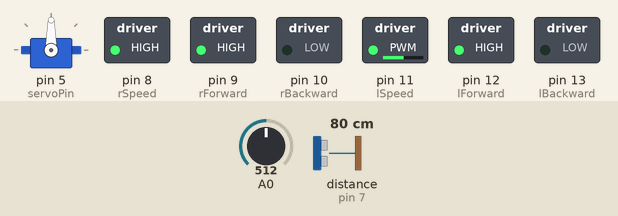
This sketch was run on a simulated Arduino Uno, built with avr-gcc and run on an emulated ATmega328P. Shown: servo, switched loads named in the sketch (green lamp = pin HIGH). Wiring (inferred from the names in the program): ultrasonic range finder: trigger pin 6; echo pin 7. Dashed ring = blinking. Inputs (shaded band) come from the test bench; at power-on: distance to the obstacle (sensor on pin 7) 80 cm, A0 = 512. The echo pulse lasts 58.3 µs per cm; pins used as bus, display or sensor lines are not drawn.

Above: at 1.8 s.
1.9 s: distance to the obstacle (sensor on pin 7) set to 34 cm
5.4 s: distance to the obstacle (sensor on pin 7) set to 28 cm
At 9.4 s:
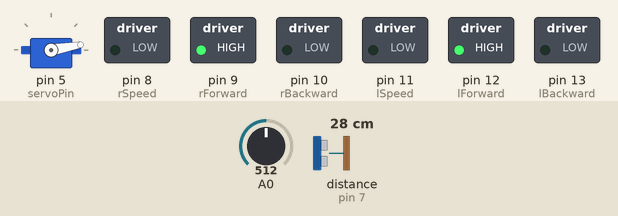
9.5 s: A0 set to 496
At 11.9 s:
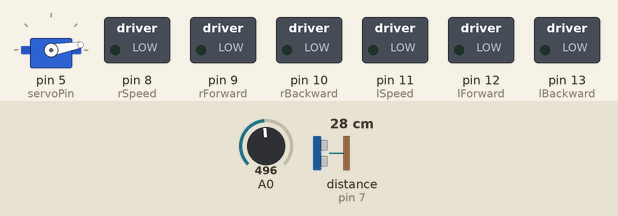
12.7 s: A0 set to 522
At 13.5 s:
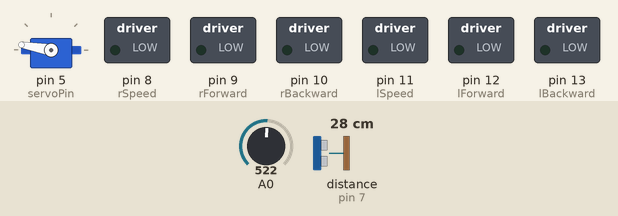
16.8 s: distance to the obstacle (sensor on pin 7) set to 12 cm
19.6 s: distance to the obstacle (sensor on pin 7) set to 9 cm
At 21.2 s:
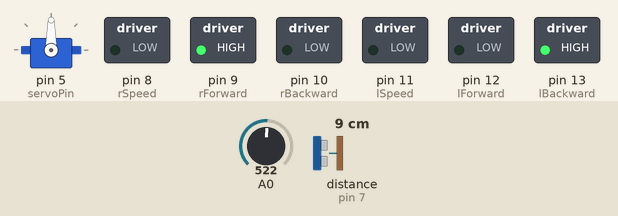
Timing chart, 0 to 24.3 s (numbered marks = the images above; inputs shaded):
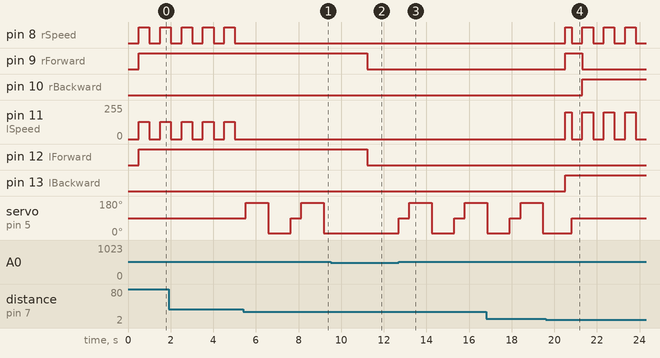

Measured:
- the behaviour switches between 32 and 31 cm on distance to the obstacle (sensor on pin 7) (found by bisection; images 0 and 1)
- the behaviour switches between 512 and 511 on A0 (found by bisection; images 1 and 2)
- the behaviour switches between 11 and 10 cm on distance to the obstacle (sensor on pin 7) (found by bisection; images 3 and 4)
- after the input at 5.4 s, pin 8 (rSpeed): stops changing and stays LOW; pin 11 (lSpeed): stops changing and stays 0/255; servo on pin 5 (servoPin): 90° → 170° after 0.12 s, → 10° 1.1 s later, → 90° 1.1 s later, → 170° 0.50 s later, … (5 changes in this stretch)
- after the input at 9.5 s, pin 9 (rForward), pin 12 (lForward): HIGH → LOW after 1.7 s; servo on pin 5 (servoPin): stays 10° (without the input it goes to 90° after 0.73 s)
- after the input at 12.7 s, servo on pin 5 (servoPin): 10° → 90° at once, → 170° 0.50 s later, → 10° 1.1 s later, → 90° 1.1 s later, … (5 changes in this stretch)
- after the input at 19.6 s, pin 8 (rSpeed): LOW → HIGH after 0.92 s, then repeats every 1.0 s: LOW 0.50 s, HIGH 0.50 s; pin 9 (rForward): LOW → HIGH after 0.92 s, → LOW 0.80 s later
- by itself, pin 8 (rSpeed): alternates HIGH for 0.50 s and LOW for 0.50 s

The sketch:

Car_duo.ino
```cpp
#include <SoftwareSerial.h>
#include <Servo.h>
/*при използване на тази библиотека <Servo.h> се изключва функцията analogWrite() за пинове 9 и 10

*/
//========== КОНСТАНТИ ==========
const int maxPWM = 255;
const int minPWM = 100;

const int maxPWMleft = 200;
const int maxPWMright = 200;
const int minPWMleft = 130;
const int minPWMright = 130;
int deadZone = 10;


const int lSpeed = 11;
const int lForward = 12;
const int lBackward = 13;
const int rSpeed = 8;
const int rForward = 9;
const int rBackward = 10;
const int trigPin = 6;
const int echoPin = 7;
const int servoPin = 5;
const int servoForward = 90;
const int servoRight = 10;
const int servoLeft = 170;

Servo myservo;


//========== ПРОМЕНЛИВИ ==========
SoftwareSerial BTSerial(2, 3); // Arduino's RX|TX
byte rxByte = 0;
int x, y = 0;

int leftMotor,leftMotorScaled = 0;
float leftMotorScale = 0;

int rightMotor,rightMotorScaled = 0;
float rightMotorScale = 0;

float maxMotorScale = 0;
int distance_right = 0;
int distance_left = 0;
int reach;
bool servoEnable = 1;


//========== ИНИЦИАЛИЗАЦИЯ ==========
void setup(){
  //Serial.begin(9600);
  BTSerial.begin(9600);
  pinMode(lForward, OUTPUT);
  pinMode(lBackward, OUTPUT);
  pinMode(rForward, OUTPUT);
  pinMode(rBackward, OUTPUT);
  pinMode(trigPin, OUTPUT);
  pinMode(echoPin, INPUT);
  myservo.attach(servoPin);
}


//========== ГЛАВНА ПРОГРАМА ==========
void loop(){
if (analogRead(A0)<512){
  //РЪЧЕН РЕЖИМ УПРАВЛЕНИЕ ПРЕЗ bluetooth
  // ---четене на bluetooth---
  if(BTSerial.available())
  {
    rxByte = BTSerial.read();

    // проверка дали полученото число е стойност за ос X (1..100)
    if((rxByte >= 1) && (rxByte <= 100))
    {
      x = rxByte;
      // коригиране на X да е в обхват -100 .. +100
      x = (x - 50) *2;
    }

    // проверка дали полученото число е стойност за ос Y (101..200)
    if((rxByte >= 101) && (rxByte <= 200))
    {
      y = rxByte;
      // коригиране на Y да е в обхват -100 .. +100
      y = (y - 150) *2;
    }


    // показване на крайните стойности на X и Y на компютъра (за проверка)
     //Serial.print(x); Serial.print(", "); Serial.println(y);
  }

  // прибиране на сензора за близост
  if (servoEnable==1){
    myservo.write(servoRight);
    servoEnable = 0;
    delay(1000);
    myservo.detach();
  }


  // ---управление на електро-мотора---

  //задаване на Y за газ и посока напред/назад;
  //задаване на X за завиване наляво/надясно;
  //инвертиране на Y и намаляване чувствителността на X
  leftMotor  = -(y) + x/2;
  rightMotor = -(y) - x/2;

  //разпределяне на заданието за скорост на моторите
  leftMotorScale =  leftMotor/100.0;
  leftMotorScale = abs(leftMotorScale);
  rightMotorScale =  rightMotor/100.0;
  rightMotorScale = abs(rightMotorScale);

  maxMotorScale = max(leftMotorScale,rightMotorScale);
  maxMotorScale = max(1,maxMotorScale);

  leftMotorScaled = constrain(leftMotor/maxMotorScale,-100,100);
  rightMotorScaled = constrain(rightMotor/maxMotorScale,-100,100);


  //управление на ляв мотор:
  if(abs(leftMotorScaled)>deadZone)
  {
    if (leftMotorScaled > 0)
    {
      //напред
      digitalWrite(lBackward,0);
      digitalWrite(lForward,1);
      //analogWrite(lSpeed,abs(leftMotorScaled));
      analogWrite(lSpeed,map(abs(leftMotorScaled),0,100,minPWM,maxPWM));
    }
    else
    {
      //назад
      digitalWrite(lBackward,1);
      digitalWrite(lForward,0);
      //analogWrite(lSpeed,abs(leftMotorScaled));
      analogWrite(lSpeed,map(abs(leftMotorScaled),0,100,minPWM,maxPWM));
    }
  }
  else
  {
    //стоп
    digitalWrite(lBackward,0);
    digitalWrite(lForward,0);
    analogWrite(lSpeed,0);
  }

  //управление на десен мотор:
  if(abs(rightMotorScaled)>deadZone)
  {
    if (rightMotorScaled > 0)
    {
      //напред
      digitalWrite(rBackward,0);
      digitalWrite(rForward,1);
      //analogWrite(rSpeed,abs(rightMotorScaled));
      analogWrite(rSpeed,map(abs(rightMotorScaled),0,100,minPWM,maxPWM));
    }
    else
    {
      //назад
      digitalWrite(rBackward,1);
      digitalWrite(rForward,0);
      //analogWrite(rSpeed,abs(rightMotorScaled));
      analogWrite(rSpeed,map(abs(rightMotorScaled),0,100,minPWM,maxPWM));
    }
  }
  else
  {
    //стоп
    digitalWrite(rBackward,0);
    digitalWrite(rForward,0);
    analogWrite(rSpeed,0);
  }

}

//АВТОНОМЕН РЕЖИМ

else{

   if (servoEnable==0){
    myservo.attach(servoPin);
    servoEnable = 1;

  }

   distance_left = 0;
   distance_right = 0;

  myservo.write(servoForward);
  delay(500);

  reach = getDistance();
//  BTSerial.println(reach);

// придвижване напред 1
  if(reach > 30 && reach <= 150){

    move_forward(minPWMleft,minPWMright);
    delay(500);
    move_stop();

//    BTSerial.println("forward");
    }
 // придвижване напред 2
      if(reach > 150 ){

    move_forward(maxPWMleft,maxPWMright);

//    BTSerial.println("forward");
  }

  if(reach >=10 && reach <=30){
    move_stop();
    myservo.write(servoLeft);
    delay(1050);
    distance_left = getDistance();

    myservo.write(servoRight);
    delay(1050);
    distance_right = getDistance();

  }

  if(distance_right > distance_left){
    turn_right();
//    BTSerial.println("right");
    move_stop();
  }
  if(distance_right < distance_left){
    turn_left();
//    BTSerial.println("left");
    move_stop();
  }
  if(reach < 10){
    move_stop();
//    BTSerial.println("stop");
//    BTSerial.println(getDistance());
    move_back();
  }


}


}


//========== ФУНКЦИИ ==========


int getDistance()
{
  int distance = 0;
  long duration = 0;
  //clears the trigger pin
  digitalWrite(trigPin, LOW);
  delayMicroseconds(2);
  // Sets the trigPin on HIGH state for 10 micro seconds
  digitalWrite(trigPin, HIGH);
  delayMicroseconds(10);
  digitalWrite(trigPin, LOW);
  // Reads the echoPin, returns the sound wave travel time in microseconds
  duration = pulseIn(echoPin, HIGH);
  // Calculating the distance
  distance = duration*0.034/2;
  return(distance);
}

void turn_right(){
    digitalWrite(lForward, 1);
    digitalWrite(rForward, 0);
    digitalWrite(lBackward,0);
    digitalWrite(rBackward,1);
    analogWrite(lSpeed, maxPWMleft);
    analogWrite(rSpeed, maxPWMright);
    delay(300);


   }

void turn_left(){
    digitalWrite(lForward, 0);
    digitalWrite(rForward, 1);
    digitalWrite(lBackward,1);
    digitalWrite(rBackward,0);
    analogWrite(lSpeed, maxPWMleft);
    analogWrite(rSpeed, maxPWMright);
    delay(300);
    }

void move_stop(){
    analogWrite(lSpeed, 0);
    analogWrite(rSpeed, 0);
   }

void move_forward(int PWMleft, int PWMright){
    digitalWrite(lForward, 1);
    digitalWrite(rForward, 1);
    digitalWrite(lBackward,0);
    digitalWrite(rBackward,0);
    analogWrite(lSpeed, PWMleft);
    analogWrite(rSpeed, PWMright);
   }

void move_back(){
    digitalWrite(lForward, 0);
    digitalWrite(rForward, 0);
    digitalWrite(lBackward,1);
    digitalWrite(rBackward,1);
    analogWrite(lSpeed, maxPWMleft);
    analogWrite(rSpeed, maxPWMright);
    delay(500);
    analogWrite(lSpeed, 0);
    analogWrite(rSpeed, 0);
   }
```
